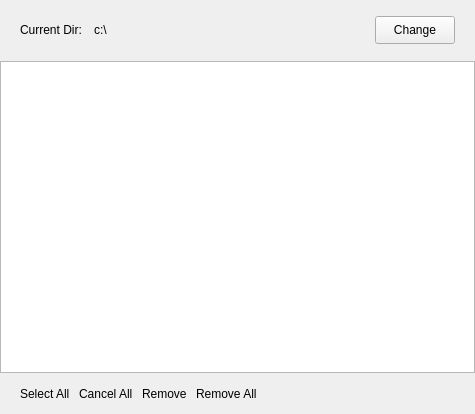
<?xml version="1.0" encoding="UTF-8"?>
<ui version="4.0">
 <class>DownloadWidget</class>
 <widget class="QWidget" name="DownloadWidget">
  <property name="geometry">
   <rect>
    <x>0</x>
    <y>0</y>
    <width>475</width>
    <height>414</height>
   </rect>
  </property>
  <property name="windowTitle">
   <string>DownloadWidget</string>
  </property>
  <layout class="QVBoxLayout" name="verticalLayout">
   <property name="spacing">
    <number>1</number>
   </property>
   <property name="leftMargin">
    <number>0</number>
   </property>
   <property name="topMargin">
    <number>0</number>
   </property>
   <property name="rightMargin">
    <number>0</number>
   </property>
   <property name="bottomMargin">
    <number>0</number>
   </property>
   <item>
    <widget class="QWidget" name="dirPanel" native="true">
     <property name="minimumSize">
      <size>
       <width>0</width>
       <height>60</height>
      </size>
     </property>
     <property name="maximumSize">
      <size>
       <width>16777215</width>
       <height>60</height>
      </size>
     </property>
     <layout class="QHBoxLayout" name="horizontalLayout" stretch="0,1,0">
      <property name="spacing">
       <number>12</number>
      </property>
      <property name="leftMargin">
       <number>20</number>
      </property>
      <property name="rightMargin">
       <number>20</number>
      </property>
      <item>
       <widget class="QLabel" name="label">
        <property name="text">
         <string>Current Dir:</string>
        </property>
       </widget>
      </item>
      <item>
       <widget class="ElidedLabel" name="labelDir">
        <property name="text">
         <string>c:\</string>
        </property>
       </widget>
      </item>
      <item>
       <widget class="QPushButton" name="pushButtonDir">
        <property name="minimumSize">
         <size>
          <width>70</width>
          <height>28</height>
         </size>
        </property>
        <property name="maximumSize">
         <size>
          <width>16777215</width>
          <height>28</height>
         </size>
        </property>
        <property name="text">
         <string>Change</string>
        </property>
       </widget>
      </item>
     </layout>
    </widget>
   </item>
   <item>
    <layout class="QHBoxLayout" name="horizontalLayout_2">
     <property name="spacing">
      <number>0</number>
     </property>
     <item>
      <widget class="QListView" name="listViewDownloadItems">
       <property name="sizePolicy">
        <sizepolicy hsizetype="Expanding" vsizetype="Expanding">
         <horstretch>0</horstretch>
         <verstretch>0</verstretch>
        </sizepolicy>
       </property>
       <property name="flow">
        <enum>QListView::TopToBottom</enum>
       </property>
      </widget>
     </item>
    </layout>
   </item>
   <item>
    <widget class="QWidget" name="removePanel" native="true">
     <property name="minimumSize">
      <size>
       <width>0</width>
       <height>40</height>
      </size>
     </property>
     <property name="maximumSize">
      <size>
       <width>16777215</width>
       <height>40</height>
      </size>
     </property>
     <layout class="QHBoxLayout" name="horizontalLayout_3">
      <property name="spacing">
       <number>9</number>
      </property>
      <property name="leftMargin">
       <number>20</number>
      </property>
      <property name="topMargin">
       <number>0</number>
      </property>
      <property name="rightMargin">
       <number>0</number>
      </property>
      <property name="bottomMargin">
       <number>0</number>
      </property>
      <item>
       <widget class="ClickableLabel" name="labelSelectAll">
        <property name="text">
         <string>Select All</string>
        </property>
        <property name="indent">
         <number>0</number>
        </property>
       </widget>
      </item>
      <item>
       <widget class="ClickableLabel" name="labelDeselectAll">
        <property name="text">
         <string>Cancel All</string>
        </property>
        <property name="indent">
         <number>0</number>
        </property>
       </widget>
      </item>
      <item>
       <widget class="ClickableLabel" name="labelRemove">
        <property name="text">
         <string>Remove</string>
        </property>
        <property name="indent">
         <number>0</number>
        </property>
       </widget>
      </item>
      <item>
       <widget class="ClickableLabel" name="labelRemoveAll">
        <property name="text">
         <string>Remove All</string>
        </property>
        <property name="indent">
         <number>0</number>
        </property>
       </widget>
      </item>
      <item>
       <spacer name="horizontalSpacer_3">
        <property name="orientation">
         <enum>Qt::Horizontal</enum>
        </property>
        <property name="sizeHint" stdset="0">
         <size>
          <width>422</width>
          <height>20</height>
         </size>
        </property>
       </spacer>
      </item>
     </layout>
    </widget>
   </item>
  </layout>
 </widget>
 <layoutdefault spacing="6" margin="11"/>
 <customwidgets>
  <customwidget>
   <class>ClickableLabel</class>
   <extends>QLabel</extends>
   <header location="global">clickablelabel.h</header>
  </customwidget>
  <customwidget>
   <class>ElidedLabel</class>
   <extends>QLabel</extends>
   <header location="global">elidedlabel.h</header>
  </customwidget>
 </customwidgets>
 <resources/>
 <connections/>
</ui>
